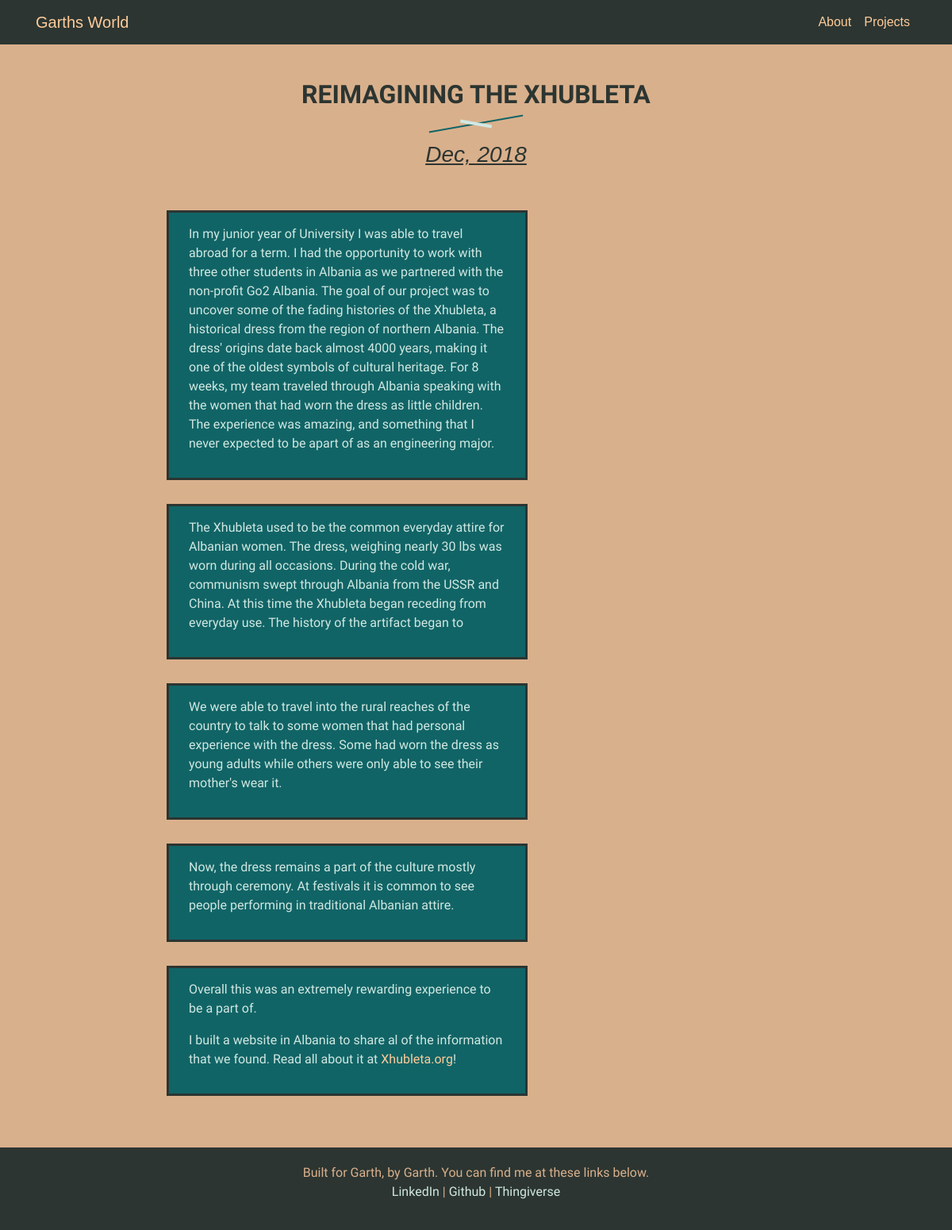
/projects/reimagining-the-xhubleta, run on the app's committed database.
### projects/models.py (models this page shows, shortened)
class Project(models.Model):
    PROJECT_TOPICS = [
        ('Engineering', 'Engineering'),
        ('Programming', 'Programming'),
        ('Other', 'Other')
    ]
    id = models.AutoField(primary_key=True)
    title = models.CharField(max_length=140)
    slug = models.SlugField(max_length=140, unique=True, null=False)
    type = models.CharField(max_length=15, choices=PROJECT_TOPICS, default='PE')
    date = models.DateField()
    body = models.TextField()
    cover_image = models.ImageField(upload_to=image_path)
    body2 = models.TextField(blank=True, null=True)
    body3 = models.TextField(blank=True, null=True)
    body4 = models.TextField(blank=True, null=True)
    body5 = models.TextField(blank=True, null=True)
    img = models.ImageField(default="Default.png", upload_to=image_path)
    img2 = models.ImageField(default="Default.png", upload_to=image_path)
    img3 = models.ImageField(default="Default.png", upload_to=image_path)
    img4 = models.ImageField(default="Default.png", upload_to=image_path)
    img5 = models.ImageField(default="Default.png", upload_to=image_path)

### projects/views.py (the view)
# urls.py: path('projects/<slug:slug>', ProjectDetailView.as_view(), name='project_detail')
class ProjectDetailView(DetailView):
    model = Project
    template_name = "projects/project_detail.html"

### projects/templates/projects/project_detail.html (shortened to what this page needs)
{% extends "projects/top_navbar.html" %}
{% load static %}
{% block content %}
<section id="project-page">
  <div class="section-header">
    <h2>{{ project.title }}</h2>
    <h3><i><u>{{ project.date|date:"M, Y" }}</u></i></h3>
  </div>
  <div class="container">
    {% if project.img.name == "Default.png" and project.body == "" %}
    {% elif project.img.name == "Default.png" %}
    <div class="row justify-content-md-center">
      <div class="col-sm project-txt-col">
        {{project.body|safe|linebreaks}}
      </div>
    </div>
    {% elif project.body == "" %}
    <div class="row justify-content-md-center">
      <div class="col-sm project-img-col">
        <img src="{{ project.img.url }}" alt="" class="project-img-large">
      </div>
    </div>
    {% else %}
    <div class="row justify-content-md-center">
      <div class="col-sm-7 project-txt-col">
        {{project.body|safe|linebreaks}}
      </div>
      <div class="col-sm-5 project-img-col">
      </div>
    </div>
    {% endif %}
    {% if project.img2.name == "Default.png" and project.body2 == "" %}
    {% elif project.img2.name == "Default.png" %}
    <div class="row justify-content-md-center">
      <div class="col-sm project-txt-col">
        {{project.body2|safe|linebreaks}}
      </div>
    </div>
    {% elif project.body2 == "" %}
    <div class="row justify-content-md-center">
      <div class="col-sm project-img-col">
        <img src="{{ project.img2.url }}" alt="" class="project-img-large">
      </div>
    </div>
    {% else %}
    <div class="row justify-content-md-center">
      <div class="col-sm-7 project-txt-col">
        {{project.body2|safe|linebreaks}}
      </div>
      <div class="col-sm-5 project-img-col">
      </div>
    </div>
    {% endif %}
    {% if project.img3.name == "Default.png" and project.body3 == "" %}
    {% elif project.img3.name == "Default.png" %}
    <div class="row justify-content-md-center">
      <div class="col-sm project-txt-col">
        {{project.body3|safe|linebreaks}}
      </div>
    </div>
    {% elif project.body3 == "" %}
    <div class="row justify-content-md-center">
      <div class="col-sm project-img-col">
        <img src="{{ project.img3.url }}" alt="" class="project-img-large">
      </div>
    </div>
    {% else %}
    <div class="row justify-content-md-center">
      <div class="col-sm-7 project-txt-col">
        {{project.body3|safe|linebreaks}}
      </div>
      <div class="col-sm-5 project-img-col">
      </div>
    </div>
    {% endif %}
    {% if project.img4.name == "Default.png" and project.body4 == "" %}
    {% elif project.img4.name == "Default.png" %}
    <div class="row justify-content-md-center">
      <div class="col-sm project-txt-col">
        {{project.body4|safe|linebreaks}}
      </div>
    </div>
    {% elif project.body4 == "" %}
    <div class="row justify-content-md-center">
      <div class="col-sm project-img-col">
        <img src="{{ project.img4.url }}" alt="" class="project-img-large">
      </div>
    </div>
    {% else %}
    <div class="row justify-content-md-center">
      <div class="col-sm-7 project-txt-col">
        {{project.body4|safe|linebreaks}}
      </div>
      <div class="col-sm-5 project-img-col">
      </div>
    </div>
    {% endif %}
    {% if project.img5.name == "Default.png" and project.body5 == "" %}
    {% elif project.img5.name == "Default.png" %}
    <div class="row justify-content-md-center">
      <div class="col-sm project-txt-col">
        {{project.body5|safe|linebreaks}}
      </div>
    </div>
    {% elif project.body5 == "" %}
    <div class="row justify-content-md-center">
      <div class="col-sm project-img-col">
        <img src="{{ project.img5.url }}" alt="" class="project-img-large">
      </div>
    </div>
    {% else %}
    <div class="row justify-content-md-center">
      <div class="col-sm-7 project-txt-col">
        {{project.body5|safe|linebreaks}}
      </div>
      <div class="col-sm-5 project-img-col">
      </div>
    </div>
    {% endif %}
  </div>
</section>
{% endblock %}

### projects/static/css/garth.css (style rules this page uses)
body { background-color: #D9B08C; color: #2C3531; font-family: "Mochiy Pop P One", sans-serif; }
section { padding: 50px 0; overflow: hidden; }
p { font-family: "Verdana", sans-serif; }
.section-header { text-align: center; padding-bottom: 30px; }
.section-header h2 { font-size: 32px; font-weight: bold; text-transform: uppercase; margin-bottom: 20px; padding-bottom: 20px; position: relative; color: #2C3531; font-family: 'Verdana', sans-serif; }
.section-header h2::before { content: ""; position: absolute; display: block; width: 120px; height: 2px; background: #116466; bottom: 1px; left: calc(50% - 60px); -webkit-transform: rotate(-10deg); }
.section-header h2::after { content: ""; position: absolute; display: block; width: 40px; height: 4px; background: #D1E8E2; bottom: 0; left: calc(50% - 20px); -webkit-transform: rotate(10deg); }
#project-page .container { width: 65%; }
#project-page .project-img-col { margin: auto; display: block; }
#project-page .project-txt-col { align-self: center; height: 100%; background-color: #116466; color: #D1E8E2; padding: 15px 25px; margin: 15px 0px; border: 3px #2C3531 solid; }
#project-page a { color: #FFCB9A }

### data on the page
Project: title "REIMAGINING THE XHUBLETA", date "Dec, 2018", body "In my junior year of University I was able to travel abroad for a term. I had the opportunity to work with three other students in Albania as we partnered with the non-profit Go2 Albania. The goal of our project was to uncover some of the fading histories of the Xhubleta, a historical dress from the region of northern Albania. The dress' origins date back almost 4000 years, making it one of the oldest symbols of cultural heritage. For 8 weeks, my team traveled through Albania speaking with the women that had worn the dress as little children. The experience was amazing, and something that I never expected to be apart of as an engineering major.", body2 "The Xhubleta used to be the common everyday attire for Albanian women. The dress, weighing nearly 30 lbs was worn during all occasions. During the cold war, communism swept through Albania from the USSR and China. At this time the Xhubleta began receding from everyday use. The history of the artifact began to", body3 "We were able to travel into the rural reaches of the country to talk to some women that had personal experience with the dress. Some had worn the dress as young adults while others were only able to see their mother's wear it.", body4 "Now, the dress remains a part of the culture mostly through ceremony. At festivals it is common to see people performing in traditional Albanian attire.", body5 "Overall this was an extremely rewarding experience to be a part of. I built a website in Albania to share al of the information that we found. Read all about it at Xhubleta.org !"
